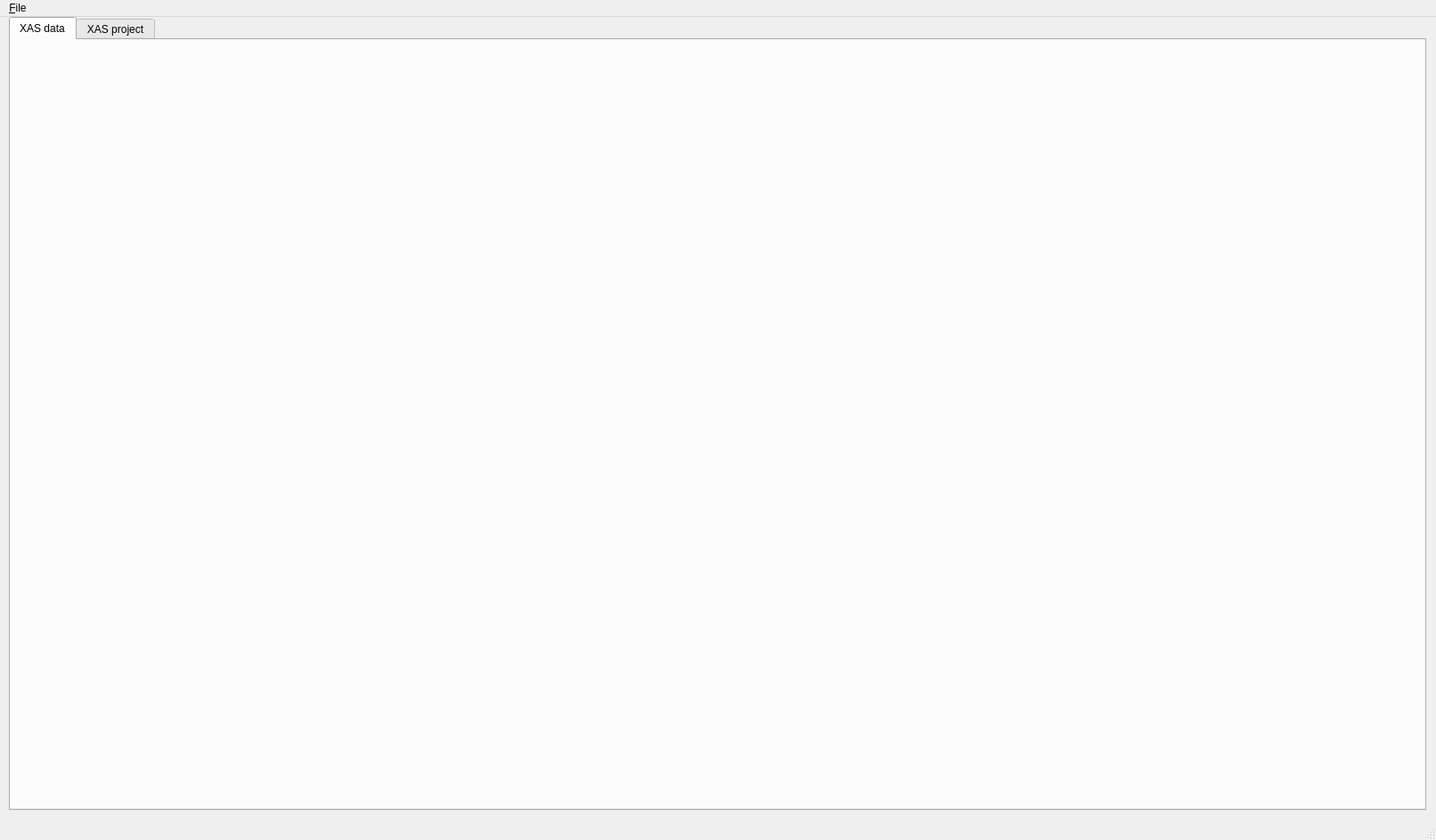
<?xml version="1.0" encoding="UTF-8"?>
<ui version="4.0">
 <class>Xview</class>
 <widget class="QMainWindow" name="Xview">
  <property name="geometry">
   <rect>
    <x>0</x>
    <y>0</y>
    <width>1612</width>
    <height>943</height>
   </rect>
  </property>
  <property name="windowTitle">
   <string>Xview</string>
  </property>
  <widget class="QWidget" name="centralwidget">
   <widget class="QLabel" name="labelWorkingFolder">
    <property name="geometry">
     <rect>
      <x>10</x>
      <y>40</y>
      <width>311</width>
      <height>20</height>
     </rect>
    </property>
    <property name="text">
     <string/>
    </property>
   </widget>
   <widget class="QTabWidget" name="tabWidget">
    <property name="geometry">
     <rect>
      <x>10</x>
      <y>0</y>
      <width>1591</width>
      <height>891</height>
     </rect>
    </property>
    <property name="font">
     <font>
      <italic>false</italic>
     </font>
    </property>
    <property name="currentIndex">
     <number>0</number>
    </property>
    <widget class="QWidget" name="tab_visualize">
     <attribute name="title">
      <string>XAS data</string>
     </attribute>
     <widget class="QWidget" name="verticalLayoutWidget">
      <property name="geometry">
       <rect>
        <x>10</x>
        <y>10</y>
        <width>1571</width>
        <height>851</height>
       </rect>
      </property>
      <layout class="QVBoxLayout" name="layout_data"/>
     </widget>
    </widget>
    <widget class="QWidget" name="tab_preprocess">
     <attribute name="title">
      <string>XAS project</string>
     </attribute>
     <widget class="QWidget" name="verticalLayoutWidget_2">
      <property name="geometry">
       <rect>
        <x>10</x>
        <y>10</y>
        <width>1571</width>
        <height>921</height>
       </rect>
      </property>
      <layout class="QVBoxLayout" name="layout_project"/>
     </widget>
    </widget>
   </widget>
  </widget>
  <widget class="QStatusBar" name="statusbar"/>
  <widget class="QMenuBar" name="menuBar">
   <property name="geometry">
    <rect>
     <x>0</x>
     <y>0</y>
     <width>1612</width>
     <height>22</height>
    </rect>
   </property>
   <widget class="QMenu" name="menu_File">
    <property name="title">
     <string>&amp;File</string>
    </property>
    <addaction name="action_open_project"/>
    <addaction name="action_save_project"/>
    <addaction name="separator"/>
    <addaction name="action_exit"/>
   </widget>
   <addaction name="menu_File"/>
  </widget>
  <action name="action_open_project">
   <property name="text">
    <string>&amp;Open project</string>
   </property>
  </action>
  <action name="action_save_project">
   <property name="text">
    <string>&amp;Save project</string>
   </property>
  </action>
  <action name="action_save_datasets_as_text">
   <property name="text">
    <string>Save datasets as text</string>
   </property>
  </action>
  <action name="action_exit">
   <property name="text">
    <string>&amp;Exit</string>
   </property>
  </action>
  <action name="action_merge">
   <property name="text">
    <string>Merge</string>
   </property>
  </action>
  <action name="action_rename">
   <property name="text">
    <string>Rename</string>
   </property>
  </action>
  <action name="action_remove">
   <property name="text">
    <string>Remove</string>
   </property>
  </action>
  <action name="action_combine_and_save_as_text">
   <property name="text">
    <string>Combine and save as text</string>
   </property>
  </action>
 </widget>
 <resources/>
 <connections/>
</ui>
